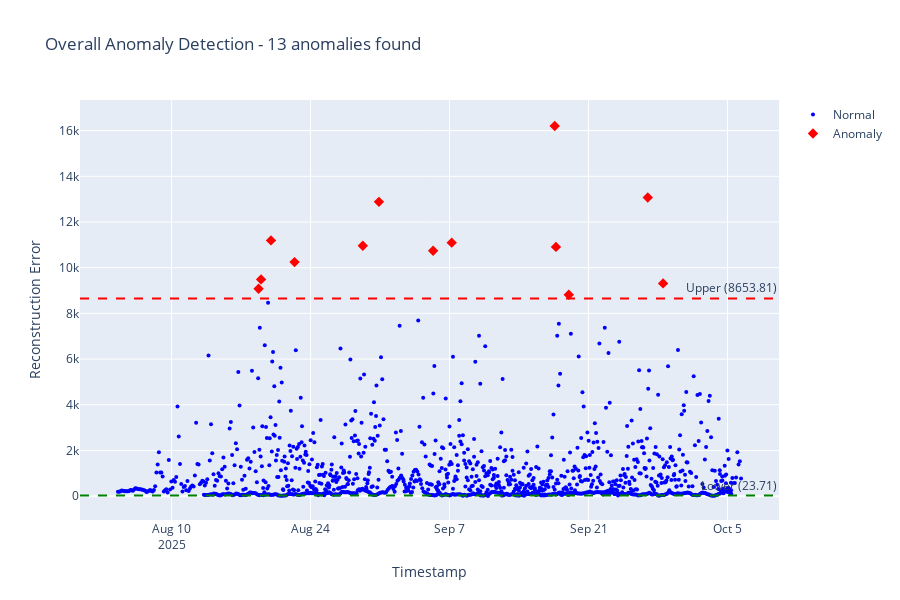
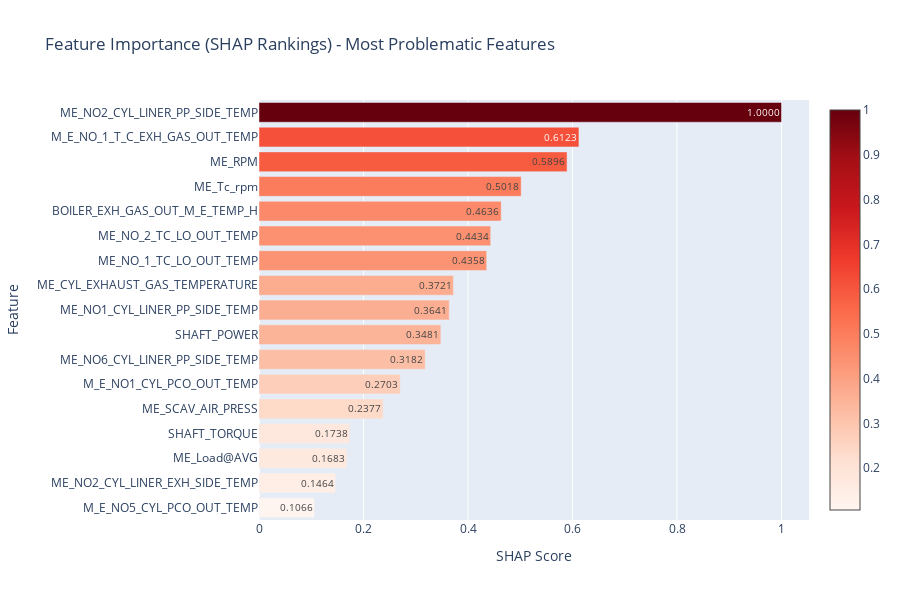
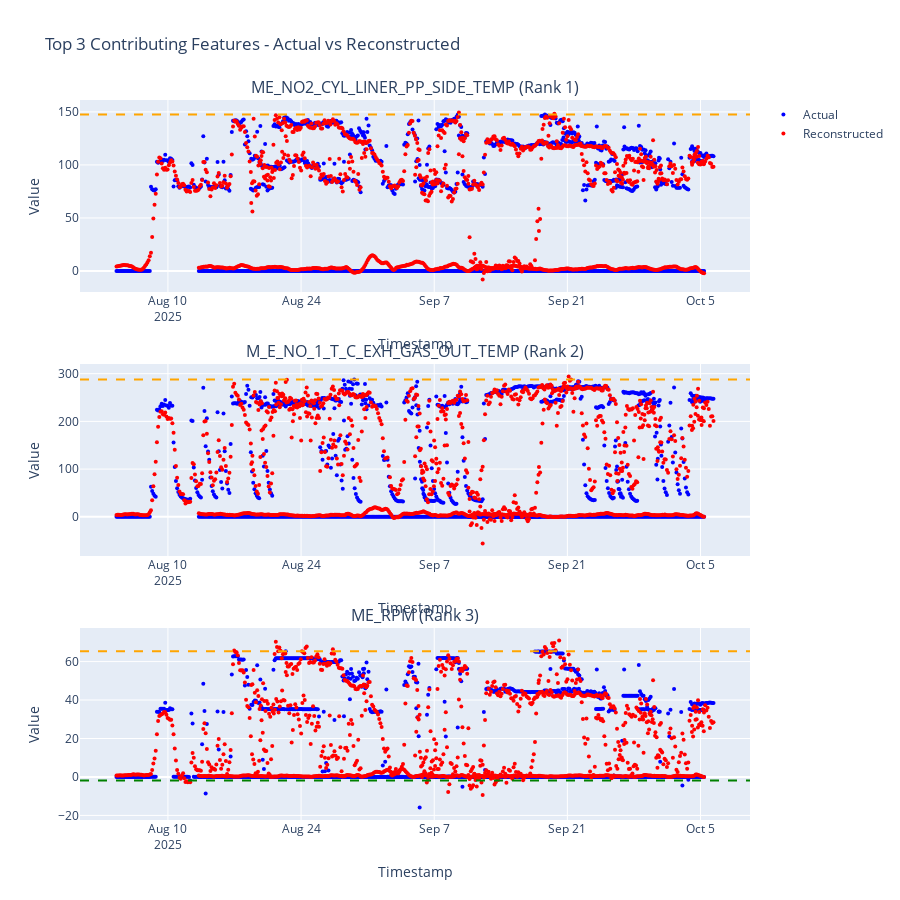

Notebook source saved alongside these figures, in order:
### Code cell
import json
import plotly.graph_objects as go
from plotly.subplots import make_subplots

# Load data
with open('postm.json', 'r') as f:
    data = json.load(f)

# Extract data
date_range = data['date_range']
feature_importance = data['feature_importance']
anomaly_overall = data['anomaly_detection_overall']
plot_data = data['plot_data']

print("=" * 80)
print(f"📅 DATE RANGE: {date_range['start']} to {date_range['end']}")
print(f"📊 TOTAL SEQUENCES: {date_range['total_sequences']}")
print(f"🚨 ANOMALIES FOUND: {date_range['anomalies_found']} ({date_range['anomaly_percentage']}%)")
print("=" * 80)

# ============================================================================
# PLOT 1: Overall Anomaly Detection
# ============================================================================

fig1 = go.Figure()

timestamps = anomaly_overall['timestamps']
errors = anomaly_overall['reconstruction_errors']
flags = anomaly_overall['anomaly_flags']
threshold_lower = anomaly_overall['threshold_lower']
threshold_upper = anomaly_overall['threshold_upper']

# Separate normal and anomaly points
normal_indices = [i for i, flag in enumerate(flags) if not flag]
anomaly_indices = [i for i, flag in enumerate(flags) if flag]

# Normal points (blue)
if normal_indices:
    fig1.add_trace(go.Scatter(
        x=[timestamps[i] for i in normal_indices],
        y=[errors[i] for i in normal_indices],
        mode='markers',
        marker=dict(size=4, color='blue'),
        name='Normal',
        hovertemplate='%{x}<br>Error: %{y:.2f}<extra></extra>'
    ))

# Anomaly points (red)
if anomaly_indices:
    fig1.add_trace(go.Scatter(
        x=[timestamps[i] for i in anomaly_indices],
        y=[errors[i] for i in anomaly_indices],
        mode='markers',
        marker=dict(size=8, color='red', symbol='diamond'),
        name='Anomaly',
        hovertemplate='%{x}<br>Error: %{y:.2f}<extra></extra>'
    ))

# Threshold lines
fig1.add_hline(y=threshold_upper, line_dash="dash", line_color="red", 
               annotation_text=f"Upper ({threshold_upper})")
fig1.add_hline(y=threshold_lower, line_dash="dash", line_color="green",
               annotation_text=f"Lower ({threshold_lower})")

fig1.update_layout(
    title=f"Overall Anomaly Detection - {date_range['anomalies_found']} anomalies found",
    xaxis_title="Timestamp",
    yaxis_title="Reconstruction Error",
    height=600,
    hovermode='x unified'
)

fig1.show()

# ============================================================================
# PLOT 2: Feature Importance (SHAP Rankings)
# ============================================================================

if date_range['anomalies_found'] > 0:
    # Sort by rank
    sorted_features = sorted(feature_importance, key=lambda x: x['rank'])
    
    feature_names = [f['feature_name'] for f in sorted_features]
    shap_scores = [f['shap_score'] for f in sorted_features]
    
    fig2 = go.Figure()
    
    fig2.add_trace(go.Bar(
        y=feature_names[::-1],  # Reverse to show highest at top
        x=shap_scores[::-1],
        orientation='h',
        marker=dict(
            color=shap_scores[::-1],
            colorscale='Reds',
            showscale=True
        ),
        text=[f"{score:.4f}" for score in shap_scores[::-1]],
        textposition='auto',
        hovertemplate='%{y}<br>SHAP Score: %{x:.4f}<extra></extra>'
    ))
    
    fig2.update_layout(
        title="Feature Importance (SHAP Rankings) - Most Problematic Features",
        xaxis_title="SHAP Score",
        yaxis_title="Feature",
        height=600,
        showlegend=False
    )
    
    fig2.show()
    
    print("\n📊 TOP 5 CONTRIBUTING FEATURES:")
    print("=" * 80)
    for i, feature in enumerate(sorted_features[:5], 1):
        print(f"{i}. {feature['feature_name']}: {feature['shap_score']:.4f}")
    print("=" * 80)
else:
    print("\n⚠️  No anomalies found - no SHAP rankings to display")

# ============================================================================
# PLOT 3: Per-Feature Actual vs Reconstructed (Top 3 features)
# ============================================================================

if date_range['anomalies_found'] > 0:
    # Get top 3 features
    top_3_features = sorted_features[:3]
    
    fig3 = make_subplots(
        rows=3, cols=1,
        subplot_titles=[f"{f['feature_name']} (Rank {f['rank']})" for f in top_3_features],
        vertical_spacing=0.1
    )
    
    for idx, feature in enumerate(top_3_features, 1):
        feature_name = feature['feature_name']
        
        # Find this feature in plot_data
        feature_plot = next((f for f in plot_data if f['feature_name'] == feature_name), None)
        
        if feature_plot:
            timestamps_feat = feature_plot['timestamps']
            actual = feature_plot['actual']
            reconstructed = feature_plot['reconstructed']
            threshold_lower_feat = feature_plot['threshold_lower']
            threshold_upper_feat = feature_plot['threshold_upper']
            
            # Actual values
            fig3.add_trace(
                go.Scatter(
                    x=timestamps_feat, y=actual,
                    mode='markers',
                    marker=dict(size=4, color='blue'),
                    name='Actual',
                    showlegend=(idx==1),
                    hovertemplate='%{x}<br>Actual: %{y:.2f}<extra></extra>'
                ),
                row=idx, col=1
            )
            
            # Reconstructed values
            fig3.add_trace(
                go.Scatter(
                    x=timestamps_feat, y=reconstructed,
                    mode='markers',
                    marker=dict(size=4, color='red'),
                    name='Reconstructed',
                    showlegend=(idx==1),
                    hovertemplate='%{x}<br>Reconstructed: %{y:.2f}<extra></extra>'
                ),
                row=idx, col=1
            )
            
            # Threshold lines
            if threshold_upper_feat:
                fig3.add_hline(y=threshold_upper_feat, line_dash="dash", line_color="orange",
                              row=idx, col=1)
            if threshold_lower_feat:
                fig3.add_hline(y=threshold_lower_feat, line_dash="dash", line_color="green",
                              row=idx, col=1)
    
    fig3.update_layout(
        title="Top 3 Contributing Features - Actual vs Reconstructed",
        height=900,
        hovermode='x unified'
    )
    
    fig3.update_xaxes(title_text="Timestamp")
    fig3.update_yaxes(title_text="Value")
    
    fig3.show()

print("\n✅ ALL PLOTS GENERATED!")

### Figure 1 — Plotly figure (JSON) as saved in the notebook; plotly's stock layout.template omitted (floating-point values rounded to 4 significant figures; data arrays with more than 128 entries replaced by an {"elided": "..."} marker saying what was removed)
{"data": [{"hovertemplate": "%{x}<br>Error: %{y:.2f}<extra></extra>", "marker": {"color": "blue", "size": 4}, "mode": "markers", "name": "Normal", "type": "scatter", "x": {"elided": "1234 str values"}, "y": {"elided": "1234 float values"}}, {"hovertemplate": "%{x}<br>Error: %{y:.2f}<extra></extra>", "marker": {"color": "red", "size": 8, "symbol": "diamond"}, "mode": "markers", "name": "Anomaly", "type": "scatter", "x": ["2025-09-17 14:15:00", "2025-09-17 17:15:00", "2025-08-18 18:15:00", "2025-08-19 00:15:00", "2025-09-19 00:15:00", "2025-08-20 00:15:00", "2025-08-22 09:15:00", "2025-09-28 12:15:00", "2025-08-29 06:15:00", "2025-08-30 21:15:00", "2025-09-05 08:15:00", "2025-09-07 05:15:00", "2025-09-26 23:15:00"], "y": [16200.0, 10910.0, 9077.0, 9488.0, 8813.0, 11190.0, 10240.0, 9313.0, 10960.0, 12880.0, 10740.0, 11100.0, 13070.0]}], "layout": {"annotations": [{"showarrow": false, "text": "Upper (8653.81)", "x": 1, "xanchor": "right", "xref": "x domain", "y": 8654.0, "yanchor": "bottom", "yref": "y"}, {"showarrow": false, "text": "Lower (23.71)", "x": 1, "xanchor": "right", "xref": "x domain", "y": 23.71, "yanchor": "bottom", "yref": "y"}], "height": 600, "hovermode": "x unified", "shapes": [{"line": {"color": "red", "dash": "dash"}, "type": "line", "x0": 0, "x1": 1, "xref": "x domain", "y0": 8654.0, "y1": 8654.0, "yref": "y"}, {"line": {"color": "green", "dash": "dash"}, "type": "line", "x0": 0, "x1": 1, "xref": "x domain", "y0": 23.71, "y1": 23.71, "yref": "y"}], "title": {"text": "Overall Anomaly Detection - 13 anomalies found"}, "xaxis": {"title": {"text": "Timestamp"}}, "yaxis": {"title": {"text": "Reconstruction Error"}}}}

### Figure 2 — Plotly figure (JSON) as saved in the notebook; plotly's stock layout.template omitted (floating-point values rounded to 4 significant figures)
{"data": [{"hovertemplate": "%{y}<br>SHAP Score: %{x:.4f}<extra></extra>", "marker": {"color": [0.1066, 0.1464, 0.1683, 0.1738, 0.2377, 0.2703, 0.3182, 0.3481, 0.3641, 0.3721, 0.4358, 0.4434, 0.4636, 0.5018, 0.5896, 0.6123, 1], "colorscale": [[0, "rgb(255,245,240)"], [0.125, "rgb(254,224,210)"], [0.25, "rgb(252,187,161)"], [0.375, "rgb(252,146,114)"], [0.5, "rgb(251,106,74)"], [0.625, "rgb(239,59,44)"], [0.75, "rgb(203,24,29)"], [0.875, "rgb(165,15,21)"], [1, "rgb(103,0,13)"]], "showscale": true}, "orientation": "h", "text": ["0.1066", "0.1464", "0.1683", "0.1738", "0.2377", "0.2703", "0.3182", "0.3481", "0.3641", "0.3721", "0.4358", "0.4434", "0.4636", "0.5018", "0.5896", "0.6123", "1.0000"], "textposition": "auto", "type": "bar", "x": [0.1066, 0.1464, 0.1683, 0.1738, 0.2377, 0.2703, 0.3182, 0.3481, 0.3641, 0.3721, 0.4358, 0.4434, 0.4636, 0.5018, 0.5896, 0.6123, 1], "y": ["M_E_NO5_CYL_PCO_OUT_TEMP", "ME_NO2_CYL_LINER_EXH_SIDE_TEMP", "ME_Load@AVG", "SHAFT_TORQUE", "ME_SCAV_AIR_PRESS", "M_E_NO1_CYL_PCO_OUT_TEMP", "ME_NO6_CYL_LINER_PP_SIDE_TEMP", "SHAFT_POWER", "ME_NO1_CYL_LINER_PP_SIDE_TEMP", "ME_CYL_EXHAUST_GAS_TEMPERATURE", "ME_NO_1_TC_LO_OUT_TEMP", "ME_NO_2_TC_LO_OUT_TEMP", "BOILER_EXH_GAS_OUT_M_E_TEMP_H", "ME_Tc_rpm", "ME_RPM", "M_E_NO_1_T_C_EXH_GAS_OUT_TEMP", "ME_NO2_CYL_LINER_PP_SIDE_TEMP"]}], "layout": {"height": 600, "showlegend": false, "title": {"text": "Feature Importance (SHAP Rankings) - Most Problematic Features"}, "xaxis": {"title": {"text": "SHAP Score"}}, "yaxis": {"title": {"text": "Feature"}}}}

### Figure 3 — Plotly figure (JSON) as saved in the notebook; plotly's stock layout.template omitted (floating-point values rounded to 4 significant figures; data arrays with more than 128 entries replaced by an {"elided": "..."} marker saying what was removed)
{"data": [{"hovertemplate": "%{x}<br>Actual: %{y:.2f}<extra></extra>", "marker": {"color": "blue", "size": 4}, "mode": "markers", "name": "Actual", "showlegend": true, "type": "scatter", "x": {"elided": "1247 str values"}, "xaxis": "x", "y": {"elided": "1247 float values"}, "yaxis": "y"}, {"hovertemplate": "%{x}<br>Reconstructed: %{y:.2f}<extra></extra>", "marker": {"color": "red", "size": 4}, "mode": "markers", "name": "Reconstructed", "showlegend": true, "type": "scatter", "x": {"elided": "1247 str values"}, "xaxis": "x", "y": {"elided": "1247 float values"}, "yaxis": "y"}, {"hovertemplate": "%{x}<br>Actual: %{y:.2f}<extra></extra>", "marker": {"color": "blue", "size": 4}, "mode": "markers", "name": "Actual", "showlegend": false, "type": "scatter", "x": {"elided": "1247 str values"}, "xaxis": "x2", "y": {"elided": "1247 float values"}, "yaxis": "y2"}, {"hovertemplate": "%{x}<br>Reconstructed: %{y:.2f}<extra></extra>", "marker": {"color": "red", "size": 4}, "mode": "markers", "name": "Reconstructed", "showlegend": false, "type": "scatter", "x": {"elided": "1247 str values"}, "xaxis": "x2", "y": {"elided": "1247 float values"}, "yaxis": "y2"}, {"hovertemplate": "%{x}<br>Actual: %{y:.2f}<extra></extra>", "marker": {"color": "blue", "size": 4}, "mode": "markers", "name": "Actual", "showlegend": false, "type": "scatter", "x": {"elided": "1247 str values"}, "xaxis": "x3", "y": {"elided": "1247 float values"}, "yaxis": "y3"}, {"hovertemplate": "%{x}<br>Reconstructed: %{y:.2f}<extra></extra>", "marker": {"color": "red", "size": 4}, "mode": "markers", "name": "Reconstructed", "showlegend": false, "type": "scatter", "x": {"elided": "1247 str values"}, "xaxis": "x3", "y": {"elided": "1247 float values"}, "yaxis": "y3"}], "layout": {"annotations": [{"font": {"size": 16}, "showarrow": false, "text": "ME_NO2_CYL_LINER_PP_SIDE_TEMP (Rank 1)", "x": 0.5, "xanchor": "center", "xref": "paper", "y": 1, "yanchor": "bottom", "yref": "paper"}, {"font": {"size": 16}, "showarrow": false, "text": "M_E_NO_1_T_C_EXH_GAS_OUT_TEMP (Rank 2)", "x": 0.5, "xanchor": "center", "xref": "paper", "y": 0.6333, "yanchor": "bottom", "yref": "paper"}, {"font": {"size": 16}, "showarrow": false, "text": "ME_RPM (Rank 3)", "x": 0.5, "xanchor": "center", "xref": "paper", "y": 0.2667, "yanchor": "bottom", "yref": "paper"}], "height": 900, "hovermode": "x unified", "shapes": [{"line": {"color": "orange", "dash": "dash"}, "type": "line", "x0": 0, "x1": 1, "xref": "x domain", "y0": 147.5, "y1": 147.5, "yref": "y"}, {"line": {"color": "orange", "dash": "dash"}, "type": "line", "x0": 0, "x1": 1, "xref": "x2 domain", "y0": 287.7, "y1": 287.7, "yref": "y2"}, {"line": {"color": "orange", "dash": "dash"}, "type": "line", "x0": 0, "x1": 1, "xref": "x3 domain", "y0": 65.32, "y1": 65.32, "yref": "y3"}, {"line": {"color": "green", "dash": "dash"}, "type": "line", "x0": 0, "x1": 1, "xref": "x3 domain", "y0": -1.79, "y1": -1.79, "yref": "y3"}], "title": {"text": "Top 3 Contributing Features - Actual vs Reconstructed"}, "xaxis": {"anchor": "y", "domain": [0, 1], "title": {"text": "Timestamp"}}, "xaxis2": {"anchor": "y2", "domain": [0, 1], "title": {"text": "Timestamp"}}, "xaxis3": {"anchor": "y3", "domain": [0, 1], "title": {"text": "Timestamp"}}, "yaxis": {"anchor": "x", "domain": [0.7333, 1], "title": {"text": "Value"}}, "yaxis2": {"anchor": "x2", "domain": [0.3667, 0.6333], "title": {"text": "Value"}}, "yaxis3": {"anchor": "x3", "domain": [0, 0.2667], "title": {"text": "Value"}}}}
